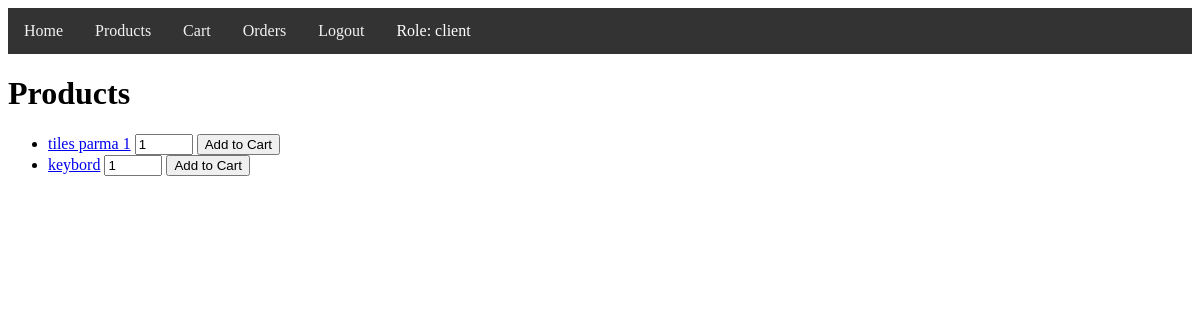
/products (signed in), run on an earlier commit of the app's database.
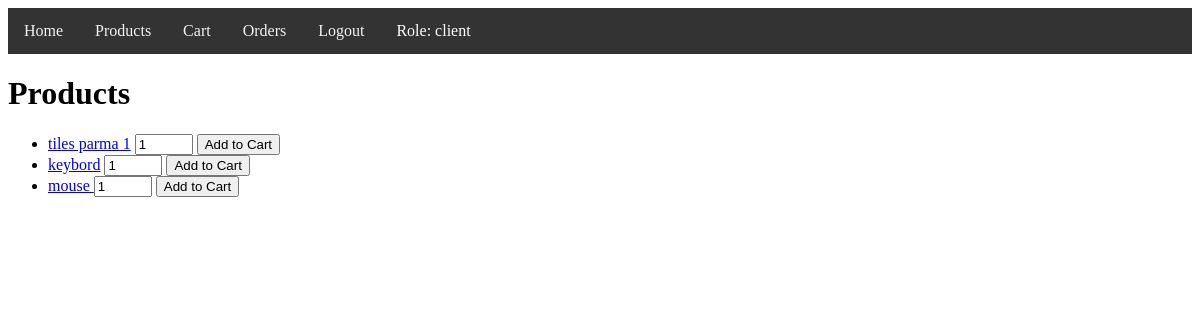
And on a later commit of the database.
### models/product/product.py (models this page shows)
class Product(db.Model):
    id = db.Column(db.Integer, primary_key=True)
    name = db.Column(db.String(150), unique=True, nullable=False)
    description = db.Column(db.String(500), nullable=False)
    price = db.Column(db.Float, nullable=False)

### controllers/product/product_view.py (the view)
@product_blueprint.route('/products')
def products():
    if 'user_id' not in session:
        flash('You need to be logged in to view this page.', 'danger')
        return redirect(url_for('user.login'))
    all_products = Product.query.all()
    user = User.query.get(session.get('user_id')) if 'user_id' in session else None
    return render_template('products.html', products=all_products, user=user)

### templates/products.html (shortened to what this page needs)
{% extends "base.html" %}
{% block content %}
<h1>Products</h1>
<ul>
    {% for product in products %}
    <li>
        <a href="{{ url_for('product.product_detail', product_id=product.id) }}">{{ product.name }}</a>
        {% if session.get('user_id') %}
            {% if session.get('role') in ['admin', 'user'] %}
                <form method="POST" action="{{ url_for('product.delete_product', product_id=product.id) }}" style="display:inline;">
                    <input type="hidden" name="_method" value="DELETE">
                    <button type="submit">Delete</button>
                </form>
                <a href="{{ url_for('product.edit_product', product_id=product.id) }}">Edit</a>
            {% elif session.get('role') == 'client' %}
                <form method="POST" action="{{ url_for('order.add_to_cart', product_id=product.id) }}" style="display:inline;">
                    <input type="number" name="quantity" value="1" min="1" style="width: 50px;">
                    <button type="submit">Add to Cart</button>
                </form>
            {% endif %}
        {% endif %}
    </li>
    {% endfor %}
</ul>
{% endblock %}

What changed in the data, as far as the page shows it:
added Product: name "mouse"
